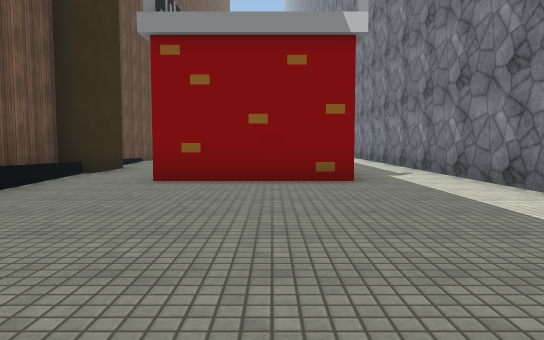
view 1 (above)

24 first-person views from a walk through a Unity game level. The camera is 1.2 m above the floor, tilts 4° down and sees 70° across. The floor is counted in squares, 2 m on a side. Each view is taken from the middle of a square. On the plan, view 1 faces up. The plan holds only what a view shows up to about 11 squares ahead; the rest is blank. The place goes on beyond the plan. Some surface patterns are stand-ins.

view 2
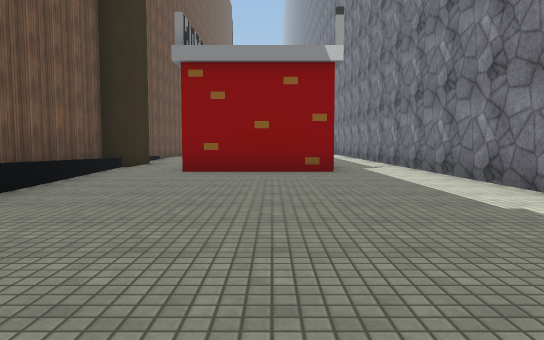

view 3
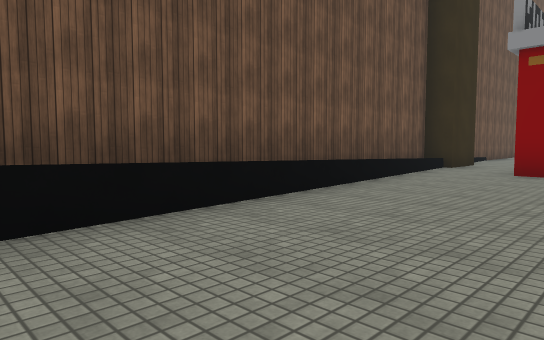

view 4
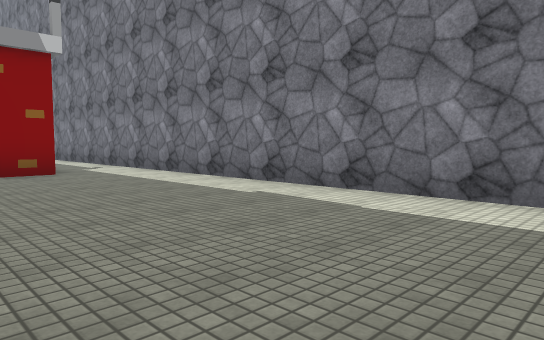

view 5
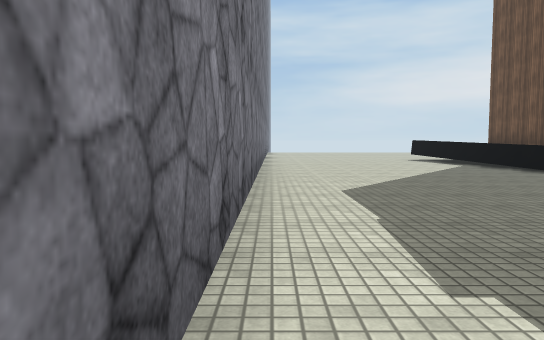

view 6
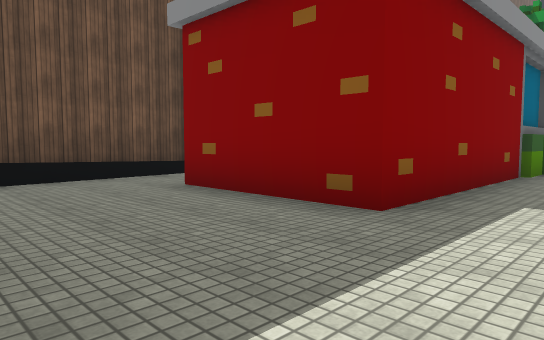

view 7
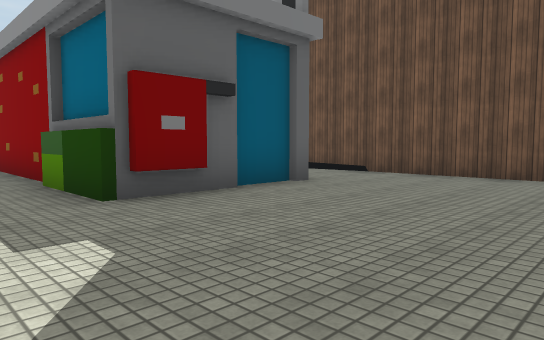

view 8
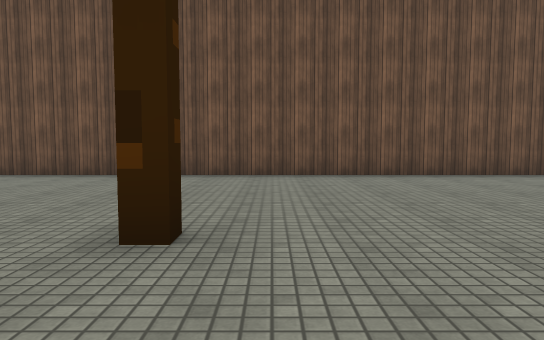

view 9
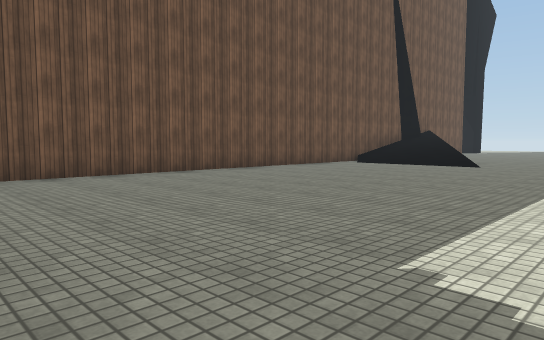

view 10
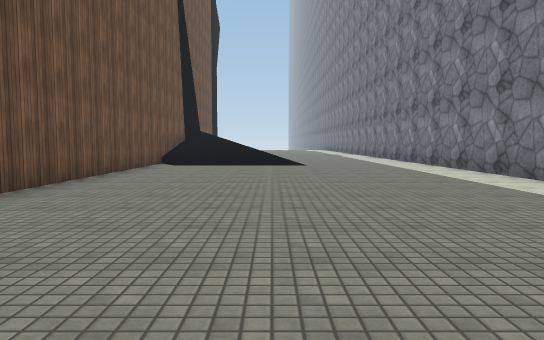

view 11
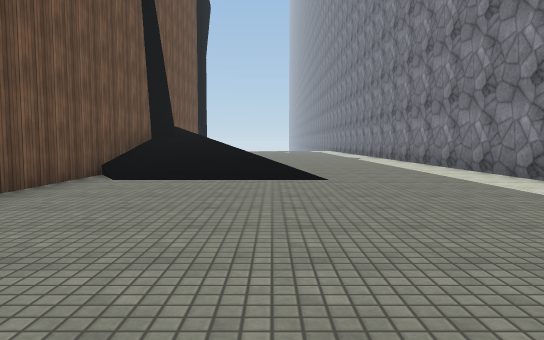

view 12
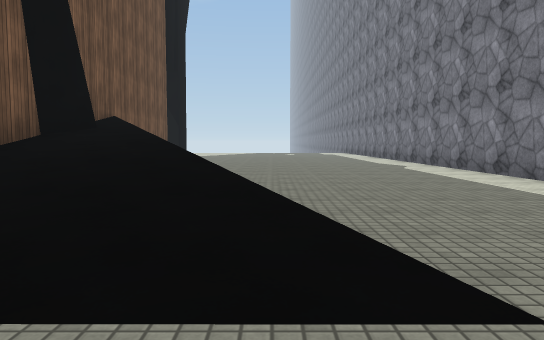

view 13
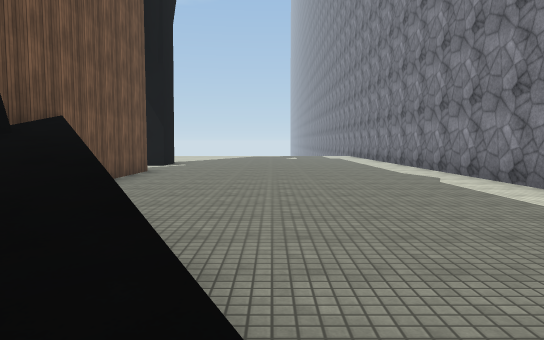

view 14
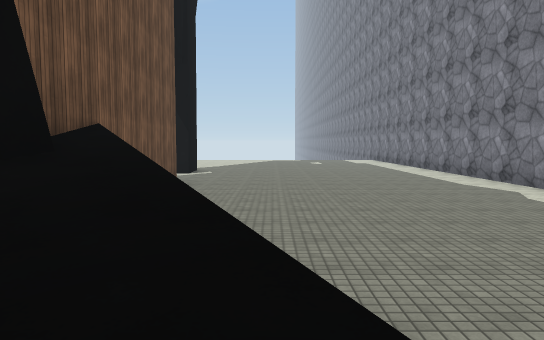

view 15
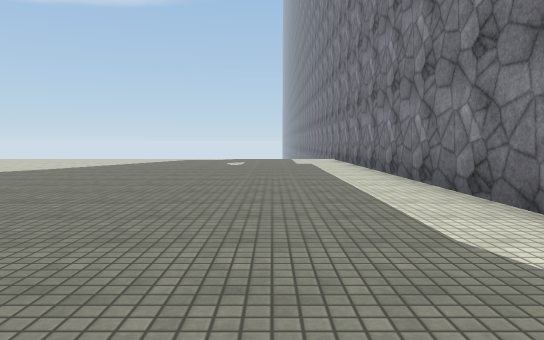

view 16
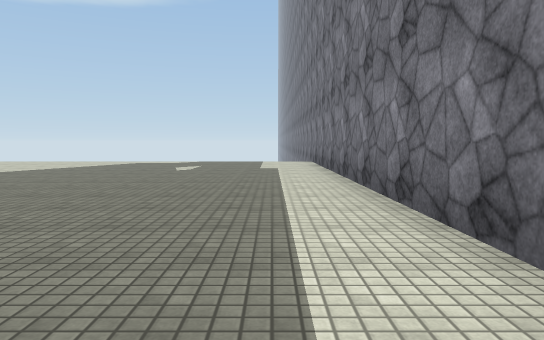

view 17
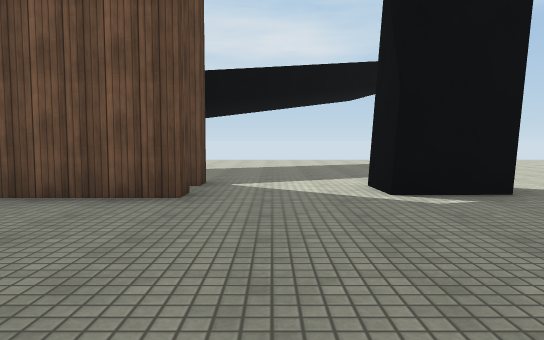

view 18
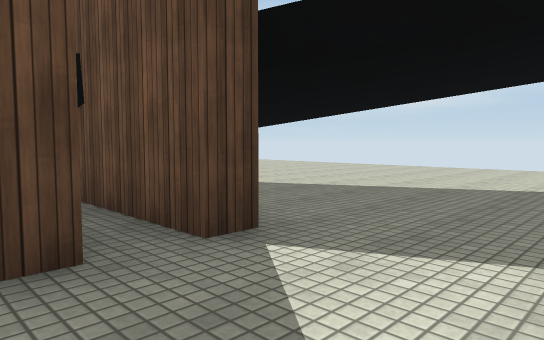

view 19
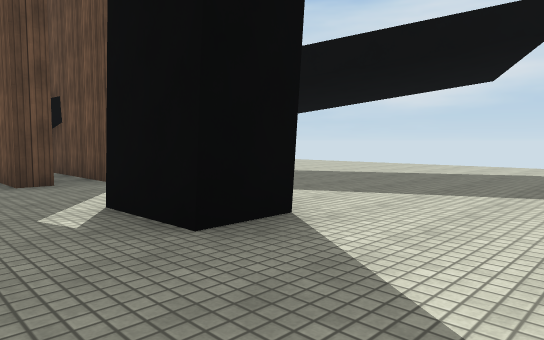

view 20
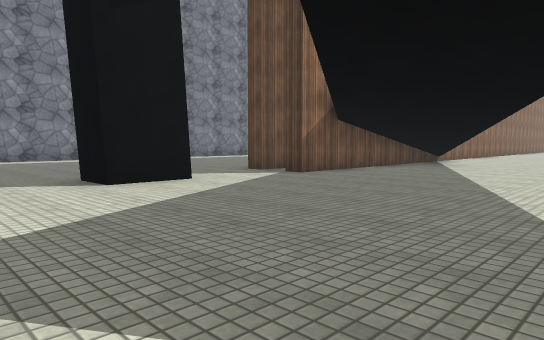

view 21
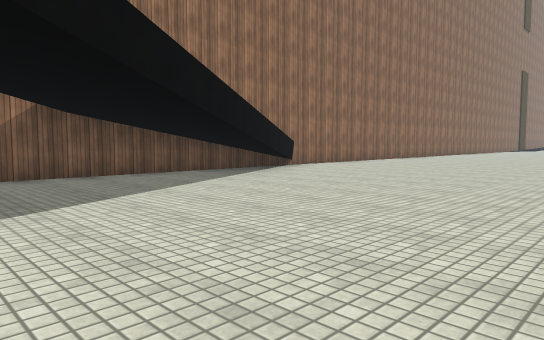

view 22
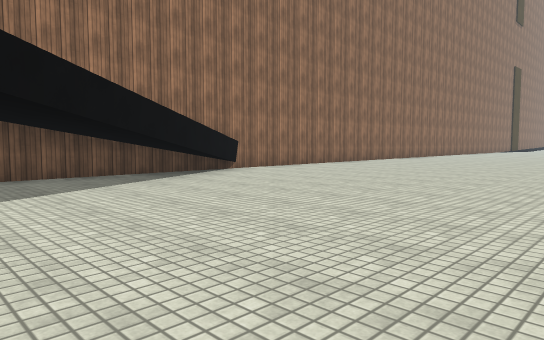

view 23
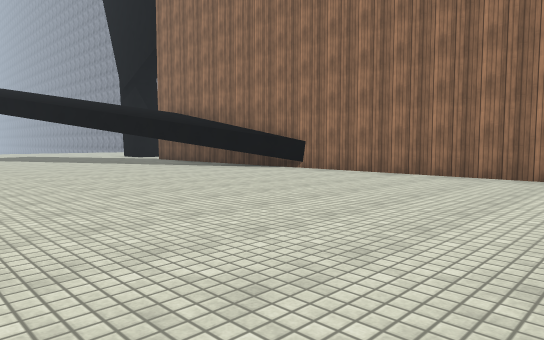

view 24
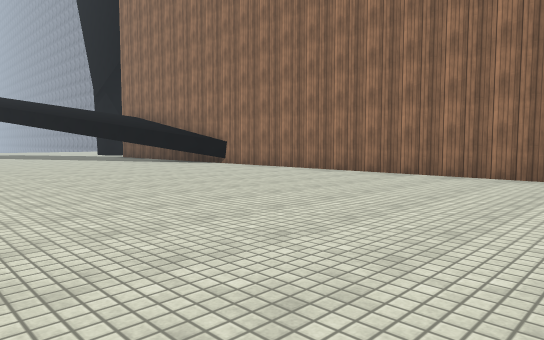

### Floor plan
Key: @ floor where view 1 was taken; # wall or solid block; . main floor; : floor 1 m higher than the main floor; / step, stairs or slope; = window, fence, low wall or low ledge; ^ raised ledge; O other object.
Columns run from 13 left of view 1 to 4 right of it. Each row starts with its distance up from view 1.
 46   ...............#
 45   ...............#
 44 .................#
 43 ........#........#
 42 .................#
 41 .................#
 40 ........##.......#
 39 ........##.......#
 38 ........##.......#
 37 .....####........#
 36 ......####.......#
 35 ......####.......#
 34  ......### ......#
 33  ......^#///.....#
 32  .......#///.....#
 31  .......#////....#
 30 ........#////....#
 29 ........#........#
 28 ........#........#
 27 ........#........#
 26 ........ ........#
 25 ........#........#
 24 ....    #........
 23         #.......
 22         #........
 21         #........
 20         #........
 19         #........
 18         #........
 17         #.....O..
 16         #........
 15         #........
 14         #........
 13         #...###.
 12         #/.   #.
 11         #/    #..#
 10          /.   #..#
  9          #.   #..#
  8          #..  #..#
  7          #..  #..#
  6          #..###..#
  5          #.......#
  4          #.......#
  3          #.......#
  2          #.......#
  1          #=......#
  0          #=..@...#
 -1          #=......#
 -2           :......#

Positions as (right, up) in squares from view 1, and headings:
1: (0, 0), facing up
2: (0, -2), facing up
3: (0, -2), facing up-left
4: (-1, -2), facing up-right
5: (3, 3), facing down
6: (3, 3), facing up-left
7: (3, 17), facing down-left
8: (3, 18), facing left
9: (3, 19), facing up-left
10: (-1, 19), facing up
11: (-1, 23), facing up
12: (-1, 28), facing up
13: (-1, 30), facing up
14: (-2, 31), facing up
15: (1, 37), facing up
16: (2, 39), facing up
17: (0, 41), facing left
18: (-4, 42), facing down-left
19: (-3, 46), facing down-left
20: (-11, 46), facing down-right
21: (-13, 41), facing down-right
22: (-13, 39), facing down-right
23: (-13, 27), facing up-right
24: (-13, 24), facing up-right
